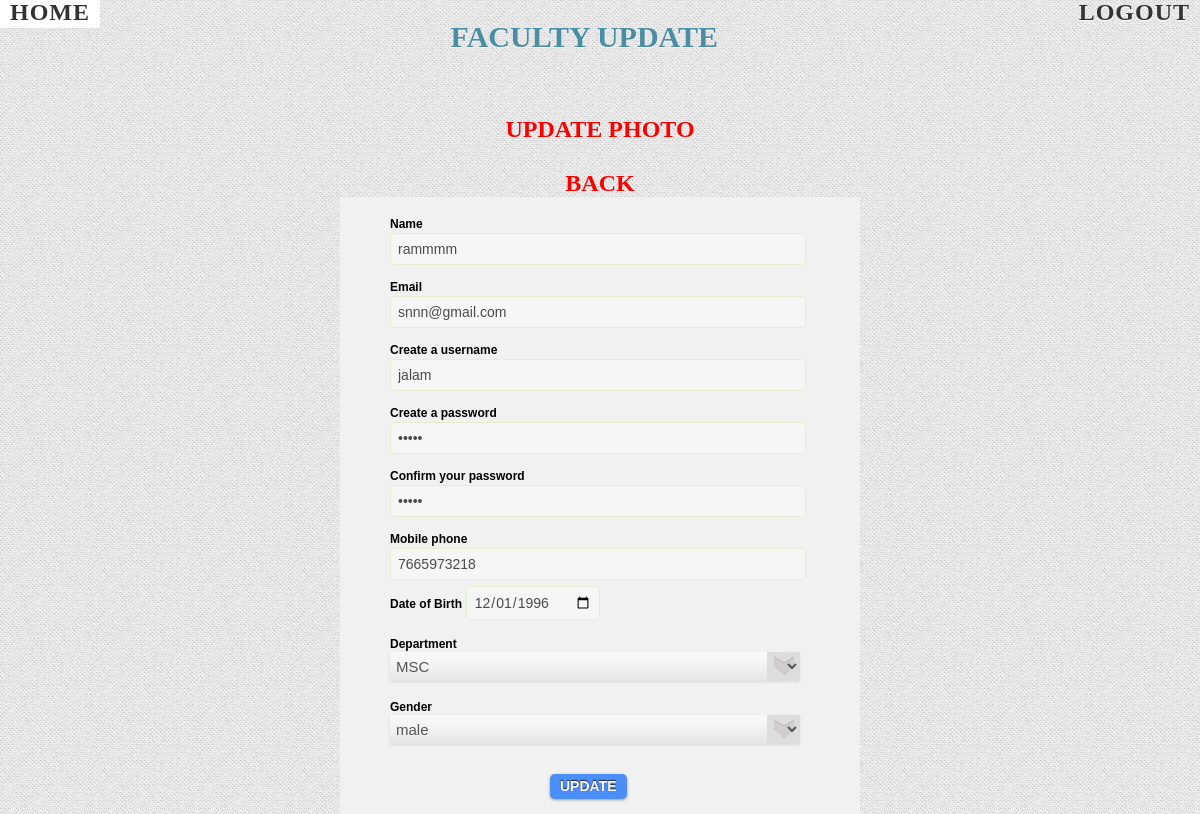
Screenshot of /ssss.php (signed in) with the database file from the repository.
### tables this page shows
CREATE TABLE `faculty` (
  `name` varchar(20) NOT NULL,
  `email` varchar(20) NOT NULL,
  `unameff` varchar(20) NOT NULL,
  `pass` varchar(20) NOT NULL,
  `date` date NOT NULL,
  `dept` varchar(20) NOT NULL,
  `gender` varchar(20) NOT NULL,
  `mobile` varchar(20) NOT NULL,
  `image` longblob NOT NULL
);

### ssss.php (the view, shortened to what this page needs)
<?php
	$name= $_SESSION["unamef"];
	$conn=mysqli_connect("localhost","root","")or die("not connect to mysql");
	mysqli_select_db($conn,"stu");
	$sel="select * from faculty  WHERE unameff='$name'";
	$result = $conn->query($sel);
	if ($result->num_rows > 0)
	{
   		  while($row = $result->fetch_assoc())
		 	{
			$name = $row['name'];
		$email = $row['email'];
		$unamef = $row['unameff'];
		$pass = $row['pass'];
		$date = $row['date'];
		$dept = $row['dept'];
		$gender = $row['gender'];
		$mobile = $row['mobile'];
echo"	<!DOCTYPE html>
<html>
<head>
    <link rel='stylesheet' type='text/css' href='style.css' media='all' />
    <link rel='stylesheet' type='text/css' href='demo.css' media='all' />
</head>
<body>
<div class='container'>
             <div class='freshdesignweb-top'>
                <a href='faculty.php'><font size='+2' ><strong>Home</strong></font></a>
                <span class='right'>
                    <a href='logout.php'>
                        <strong><font size='+2' >logout</font></strong>
                    </a>
                </span>
            </div>
			<header>
				<h1>FACULTY UPDATE </h1>
            </header>
<button' name='pro' id='pro' style='width:auto; margin-left:100px;' ><a href='pro.php'><font size='+2' color='red' ><center><strong>UPDATE PHOTO</strong></center></font></a></button>
<button' name='BACK' id='BACK' style='width:auto; margin-left:200px;' ><a href='faculty.php'><font size='+2' color='red' ><center><strong>BACK</strong></center></font></a></button>
      <div  class='form'>
    		<form id='contactform' method='POST' action='sssss.php'>
    			<p class='contact'><label for='name'>Name</label></p>
    			<input id='name' name='name' placeholder='First and last name' required='' tabindex='1' type='text' value=".$name." pattern='[A-Za-z ]+'>
    			<p class='contact'><label for='email'>Email</label></p>
    			<input id='email' name='email' placeholder='example@domain.com' required='' type='email' tabindex='1' value=".$email.">
                <p class='contact'><label for='username'>Create a username</label></p>
    			<input id='unamef' name='unamef' placeholder='username' required='' type='text' tabindex='1' value=".$unamef." readonly=''
				 pattern='[a-zA-Z_.0-9]+'  maxlength='10' minlength='4'>
                <p class='contact'><label for='password'>Create a password</label></p>
    			<input type='password' id='pass' name='pass' required='' onFocus='this.value=''' tabindex='1' value=".$pass.">
                <p class='contact'><label for='repassword'>Confirm your password</label></p>
    			<input type='password' id='repassword' name='repassword' required=''  onfocus='this.value=''' tabindex='1'/  value=".$pass."> <br>
				<p class='contact'><label for='phone'>Mobile phone</label></p>
<input id='mobile' name='mobile' placeholder='phone number' required='' type='text' onKeyDown='myFunction()' tabindex='1'
value=".$mobile." pattern='[0-9]+'  maxlength='10' minlength='10'><br>
        <label>Date of Birth</label>
		<input type='date' id='date' name='date' required='' value=".$date."><br>
		 <label>Department</label>
		 <select class='select-style gender' name='dept' id='dept'>
            <option >".$dept."</option>
            </select><br><br>
  		 <label>Gender</label><br>
            <select class='select-style gender' name='gender' id='gender'>
            <option >".$gender."</option>
            </select><br><br>
			<input type='hidden' alt='unam' name='namee' value='$name' id='namee' >
             <br>
            <input class='buttom' name='submit' id='submit' value='UPDATE' type='submit' onMouseOver='myFunction()' style='margin-left:160px;'>
   </form>
</div>
</div>
</body>
</html>";
			}
	}
	else
	{
	echo "<script>alert('0 results')</script>";
	header( "refresh:0.001; url=faculty.php" );
	}
?>

### style.css (style rules this page uses)
.form { background:#f1f1f1; width:470px; margin:0 auto; padding-left:50px; padding-top:20px; }
.form p.contact { font-size: 12px; margin:0px 0px 10px 0;line-height: 14px; font-family:Arial, Helvetica; }
.form input[type="text"] { width: 400px; }
.form input[type="email"] { width: 400px; }
.form input[type="password"] { width: 400px; }
.form label { color: #000; font-weight:bold;font-size: 12px;font-family:Arial, Helvetica; }
.form input, textarea { background-color: rgba(255, 255, 255, 0.4); border: 1px solid rgba(122, 192, 0, 0.15); padding: 7px; font-family: Keffeesatz, Arial; color: #4b4b4b; font-size: 14px; -webkit-border-radius: 5px; margin-bottom: 15px; margin-top: -10px; }
.form .select-style { -webkit-appearance: button; -webkit-border-radius: 2px; -webkit-box-shadow: 0px 1px 3px rgba(0, 0, 0, 0.1); -webkit-padding-end: 20px; -webkit-padding-start: 2px; -webkit-user-select: none; background-image: url(images/select-arrow.png), -webkit-linear-gradient(#FAFAFA, #F4F4F4 40%, #E5E5E5); background-position: center right; background-repeat: no-repeat; border: 0px solid #FFF; color: #555; font-size: inherit; margin: 0; overflow: hidden; padding-top: 5px; padding-bottom: 5px; text-overflow: ellipsis; white-space: nowrap; }
.form .gender { width:410px; }
.form input.buttom { background: #4b8df9; display: inline-block; padding: 5px 10px 6px; color: #fbf7f7; text-decoration: none; font-weight: bold; line-height: 1; -moz-border-radius: 5px; -webkit-border-radius: 5px; border-radius: 5px; -moz-box-shadow: 0 1px 3px #999; -webkit-box-shadow: 0 1px 3px #999; box-shadow: 0 1px 3px #999; text-shadow: 0 -1px 1px #222; border: none; position: relative; cursor: pointer; font-size: 14px; font-family:Verdana, Geneva, sans-serif; }

### demo.css (style rules this page uses)
body,div,dl,dt,dd,ul,ol,li,h1,h2,h3,h4,h5,h6,pre,form,fieldset,input,textarea,p,blockquote,th,td { margin:0; padding:0; }
html,body { margin:0; padding:0; height: 100%; }
h1,h2,h3,h4,h5,h6 { font-size:100%; font-weight:normal; }
header { display: block; }
body { font-family: Cambria, Palatino, "Palatino Linotype", "Palatino LT STD", Georgia, serif; background:url(images/bgnoise_lg.png); font-weight: 400; font-size: 15px; color: #3a2127; overflow-y: scroll; }
a { color: #333; text-decoration: none; }
.container { width: 100%; height: 100%; position: relative; }
.container > header { padding: 20px 30px 20px 30px; margin: 0px 20px 10px 20px; position: relative; display: block; text-shadow: 1px 1px 1px rgba(0,0,0,0.2); text-align: center; }
.container > header h1 { position: relative; color: #498ea5; font-weight: 700; font-style: normal; font-size: 30px; padding: 0px 0px 5px 0px; text-shadow: 0px 1px 1px rgba(255,255,255,0.8); }
.freshdesignweb-top { line-height: 24px; font-size: 11px; background: rgba(0, 0, 0, 0.05); text-transform: uppercase; z-index: 9999; position: relative; box-shadow: 1px 0px 2px rgba(0,0,0,0.2); }
.freshdesignweb-top a { padding: 0px 10px; letter-spacing: 1px; color: #333; text-shadow: 0px 1px 1px #fff; display: block; float: left; }
.freshdesignweb-top span.right { float: right; }
.freshdesignweb-top span.right a { float: left; display: block; }

### rows the page displays
faculty: name "rammmm", email "snnn@gmail.com", unamef "jalam", mobile "7665973218", date "12/01/1996", dept "MSC", gender "male"
